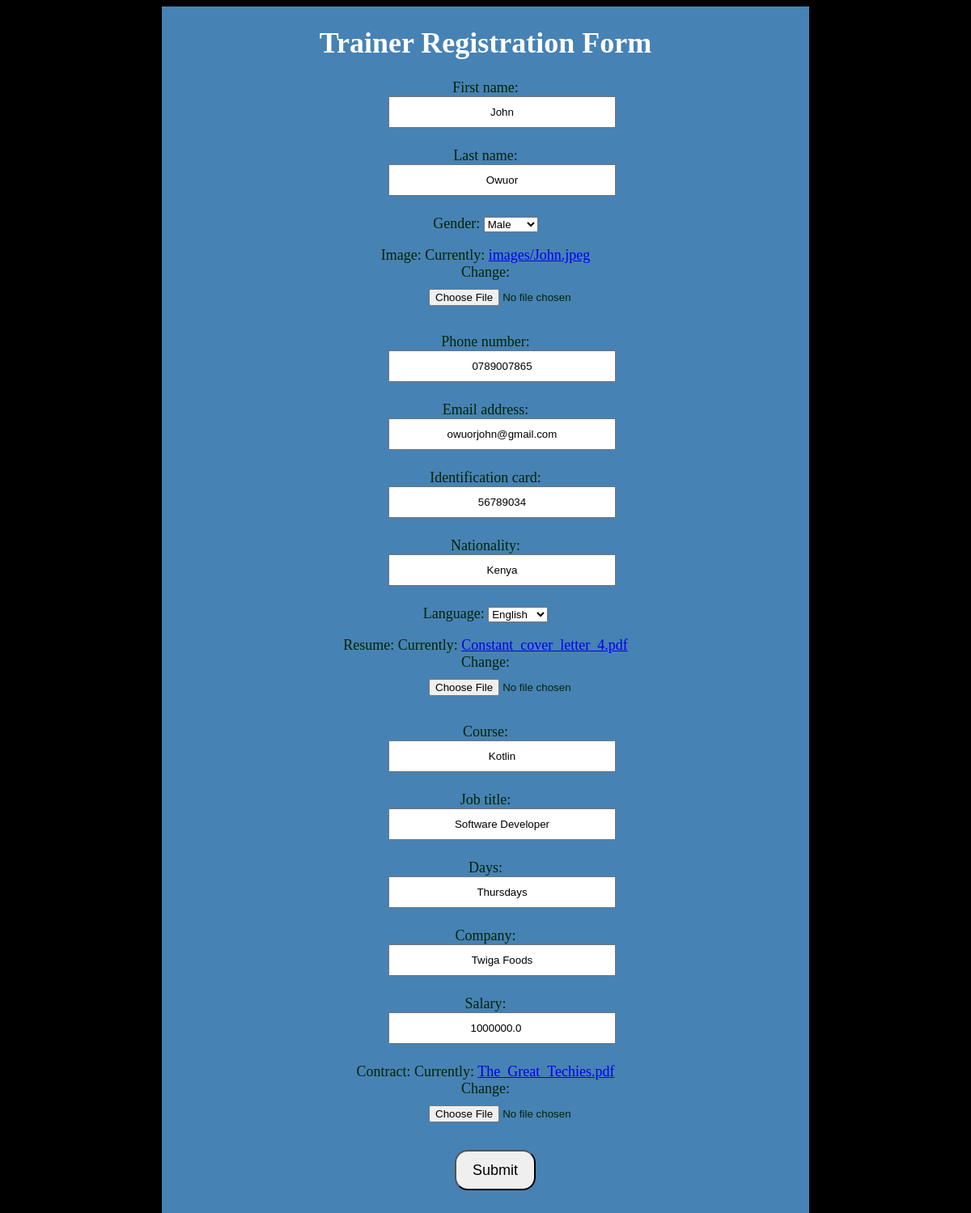
Screenshot of /trainer/edit/1/ with the database file from the repository.
### trainer/models.py (models this page shows)
class Trainer(models.Model):
 first_name=models.CharField(max_length=12)
 last_name=models.CharField(max_length=12)
 gender_choice=(( u'F',u'Female'),( u'M',u'Male'),( u'O',u'Others'))
 gender=models.CharField(max_length=10,choices=gender_choice)
 image=models.ImageField(upload_to="images")
 phone_number=models.CharField(max_length=13)
 email_address=models.EmailField()
 identification_card=models.CharField(max_length=14)
 nationality=models.CharField(max_length=15)
 languages=(( u'E',u'English'),( u'K',u'Kiswahili'),( u'F',u'French'))
 language=models.CharField(max_length=18,choices=languages)
 resume=models.FileField()
 course=models.CharField(max_length=18)
 job_title=models.CharField(max_length=20)
 days=models.CharField(max_length=15)
 company=models.CharField(max_length=25)
 salary=models.FloatField()
 contract=models.FileField()

### trainer/views.py (the view)
# urls.py: path("edit/<int:id>/",edit_trainer,name="edit_trainer") ,
def edit_trainer(request ,id):
    trainer=Trainer.objects.get(id=id)
    if request.method=="POST":
        form=TrainerRegistrationForm(request.POST,instance=trainer)
        if form.is_valid():
            form.save()
    else:
        form=TrainerRegistrationForm(instance=trainer)
        return render(request ,"edit_trainer.html",{"form":form})

### trainer/forms.py
class TrainerRegistrationForm(forms.ModelForm):
    class Meta:
        model = Trainer
        fields="__all__"

### trainer/templates/edit_trainer.html (shortened to what this page needs)
<!DOCTYPE html>
<html lang="en">
<head>
</head>
<body>
    <form method="POST">
    <h1>Trainer Registration Form</h1>
    {{form.as_p}}
  <button type="submit">Submit</button>
    </form>
</body>
</html>

### trainer/templates/edit_trainer.html (style rules this page uses)
body { justify-content: center; background-color:black; color: rgb(2, 37, 2); font-size: 18px; height: 230vh; text-align: center; display: flex; }
form { text-align: center; width: 70%; background-color: steelblue; max-width:800px ; }
input { display: flex; text-align: center; padding: 10px 50px; margin-left: 35%; margin-bottom: 3%; }
h1 { color: white; text-align: center; text-shadow: honeydew; }
button { border-radius: 16px; color:black; width: 100px; height: 50px; font-size: 18px; margin-left: 3%; align-items: center; border-color: black; top: 5px; }

### rows the page displays
Trainer: first_name "John", last_name "Owuor", gender "Male", phone_number "0789007865", email_address "owuorjohn@gmail.com", identification_card "56789034", nationality "Kenya", language "English", course "Kotlin", job_title "Software Developer", days "Thursdays", company "Twiga Foods", salary "1000000.0"
